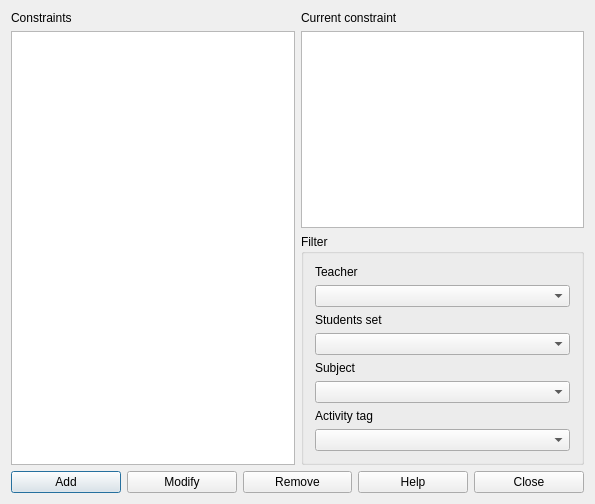
<?xml version="1.0" encoding="UTF-8"?>
<ui version="4.0">
 <class>ConstraintActivitiesMaxSimultaneousInSelectedTimeSlotsForm_template</class>
 <widget class="QDialog" name="ConstraintActivitiesMaxSimultaneousInSelectedTimeSlotsForm_template">
  <property name="geometry">
   <rect>
    <x>0</x>
    <y>0</y>
    <width>595</width>
    <height>504</height>
   </rect>
  </property>
  <property name="windowTitle">
   <string extracomment="This is the title of the dialog to see the list of all constraints of this type">Constraints activities max simultaneous in selected time slots</string>
  </property>
  <layout class="QGridLayout" name="gridLayout_2">
   <item row="1" column="1">
    <widget class="QGroupBox" name="filterGroupBox">
     <property name="title">
      <string>Filter</string>
     </property>
     <layout class="QGridLayout" name="gridLayout">
      <item row="0" column="0">
       <widget class="QLabel" name="teachersTextLabel">
        <property name="text">
         <string>Teacher</string>
        </property>
        <property name="wordWrap">
         <bool>false</bool>
        </property>
       </widget>
      </item>
      <item row="1" column="0">
       <widget class="QComboBox" name="teachersComboBox"/>
      </item>
      <item row="2" column="0">
       <widget class="QLabel" name="studentsTextLabel">
        <property name="text">
         <string>Students set</string>
        </property>
        <property name="wordWrap">
         <bool>false</bool>
        </property>
       </widget>
      </item>
      <item row="3" column="0">
       <widget class="QComboBox" name="studentsComboBox"/>
      </item>
      <item row="4" column="0">
       <widget class="QLabel" name="subjectsTextLabel">
        <property name="text">
         <string>Subject</string>
        </property>
        <property name="wordWrap">
         <bool>false</bool>
        </property>
       </widget>
      </item>
      <item row="5" column="0">
       <widget class="QComboBox" name="subjectsComboBox"/>
      </item>
      <item row="6" column="0">
       <widget class="QLabel" name="activityTagsTextLabel">
        <property name="text">
         <string>Activity tag</string>
        </property>
        <property name="wordWrap">
         <bool>false</bool>
        </property>
       </widget>
      </item>
      <item row="7" column="0">
       <widget class="QComboBox" name="activityTagsComboBox"/>
      </item>
     </layout>
    </widget>
   </item>
   <item row="2" column="0" colspan="2">
    <layout class="QHBoxLayout" name="horizontalLayout">
     <item>
      <widget class="QPushButton" name="addConstraintPushButton">
       <property name="text">
        <string>Add</string>
       </property>
      </widget>
     </item>
     <item>
      <widget class="QPushButton" name="modifyConstraintPushButton">
       <property name="text">
        <string>Modify</string>
       </property>
      </widget>
     </item>
     <item>
      <widget class="QPushButton" name="removeConstraintPushButton">
       <property name="text">
        <string>Remove</string>
       </property>
      </widget>
     </item>
     <item>
      <widget class="QPushButton" name="helpPushButton">
       <property name="text">
        <string>Help</string>
       </property>
      </widget>
     </item>
     <item>
      <widget class="QPushButton" name="closePushButton">
       <property name="text">
        <string>Close</string>
       </property>
      </widget>
     </item>
    </layout>
   </item>
   <item row="0" column="1">
    <layout class="QVBoxLayout" name="verticalLayout">
     <item>
      <widget class="QLabel" name="currentConstraintTextLabel">
       <property name="text">
        <string>Current constraint</string>
       </property>
       <property name="wordWrap">
        <bool>false</bool>
       </property>
      </widget>
     </item>
     <item>
      <widget class="QPlainTextEdit" name="currentConstraintTextEdit"/>
     </item>
    </layout>
   </item>
   <item row="0" column="0" rowspan="2">
    <layout class="QVBoxLayout" name="verticalLayout_2">
     <item>
      <widget class="QLabel" name="constraintsTextLabel">
       <property name="frameShape">
        <enum>QFrame::NoFrame</enum>
       </property>
       <property name="frameShadow">
        <enum>QFrame::Plain</enum>
       </property>
       <property name="text">
        <string>Constraints</string>
       </property>
       <property name="wordWrap">
        <bool>false</bool>
       </property>
      </widget>
     </item>
     <item>
      <widget class="QListWidget" name="constraintsListWidget"/>
     </item>
    </layout>
   </item>
  </layout>
 </widget>
 <layoutdefault spacing="6" margin="11"/>
 <resources/>
 <connections/>
</ui>
